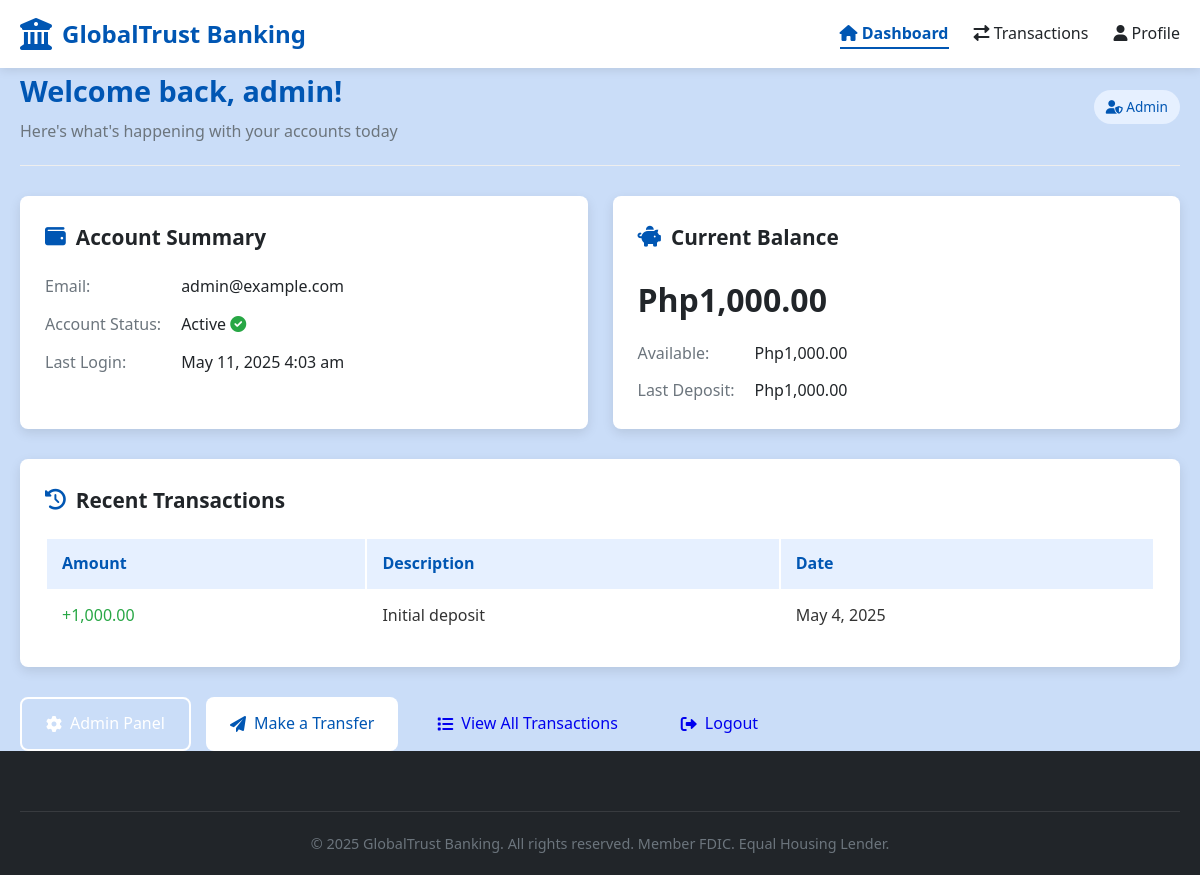
/dashboard.php (signed in), run on the app's committed database.
### tables this page shows
CREATE TABLE users (
    id INT AUTO_INCREMENT PRIMARY KEY,
    username VARCHAR(50) NOT NULL,
    password VARCHAR(255) NOT NULL,
    email VARCHAR(100) NOT NULL,
    role ENUM('user', 'admin') DEFAULT 'user',
    full_name VARCHAR(100),
    address TEXT,
    phone VARCHAR(20),
    created_at TIMESTAMP DEFAULT CURRENT_TIMESTAMP
);

CREATE TABLE transactions (
    id INT AUTO_INCREMENT PRIMARY KEY,
    user_id INT NOT NULL,
    amount DECIMAL(10,2) NOT NULL,
    description VARCHAR(255),
    transaction_date TIMESTAMP DEFAULT CURRENT_TIMESTAMP,
    FOREIGN KEY (user_id) REFERENCES users(id)
);

### includes/auth.php (called while the page is built, shortened)
<?php
class Auth {
    public static function isAdmin() {
        return isset($_SESSION['role']) && $_SESSION['role'] === 'admin';
    }
}
?>

### dashboard.php (the view, shortened to what this page needs)
<?php
require_once 'includes/auth.php';
$db = DB::connect();
$userId = $_SESSION['user_id'];
$user = $db->query("SELECT * FROM users WHERE id = $userId")->fetch(PDO::FETCH_ASSOC);
$transactions = $db->query("SELECT * FROM transactions WHERE user_id = $userId ORDER BY transaction_date DESC LIMIT 5")->fetchAll(PDO::FETCH_ASSOC);
?>
<!DOCTYPE html>
<html lang="en">
<head>
    <link rel="stylesheet" href="assets/style.css">
    <link rel="stylesheet" href="https://cdnjs.cloudflare.com/ajax/libs/font-awesome/6.0.0/css/all.min.css">
</head>
<body>
    <header class="main-header">
        <div class="container">
            <div class="header-content">
                <div class="logo">
                    <i class="fas fa-university"></i>
                    <h1>GlobalTrust Banking</h1>
                </div>
                <nav class="main-nav">
                    <ul>
                        <li><a href="dashboard.php" class="active"><i class="fas fa-home"></i> Dashboard</a></li>
                        <li><a href="transactions.php"><i class="fas fa-exchange-alt"></i> Transactions</a></li>
                        <li><a href="profile.php"><i class="fas fa-user"></i> Profile</a></li>
                    </ul>
                </nav>
            </div>
        </div>
    </header>
    <main class="container">
        <div class="dashboard-header">
            <div class="welcome-message">
                <h1>Welcome back, <?= htmlspecialchars($_SESSION['username']) ?>!</h1>
                <p>Here's what's happening with your accounts today</p>
            </div>
            <div class="user-role">
                <i class="fas fa-user-shield"></i> <?= htmlspecialchars(ucfirst($_SESSION['role'])) ?>
            </div>
        </div>
        <div class="dashboard-grid">
            <div class="dashboard-card">
                <h2><i class="fas fa-wallet"></i> Account Summary</h2>
                <div class="info-grid">
                    <span class="info-label">Email:</span>
                    <span class="info-value"><?= htmlspecialchars($user['email']) ?></span>
                    <span class="info-label">Account Status:</span>
                    <span class="info-value">Active <i class="fas fa-check-circle" style="color: var(--success-color);"></i></span>
                    <span class="info-label">Last Login:</span>
                    <span class="info-value"><?= date('M j, Y g:i a') ?></span>
                </div>
            </div>
            <div class="dashboard-card">
                <h2><i class="fas fa-piggy-bank"></i> Current Balance</h2>
                <div class="balance-display">
                    Php<?= number_format(htmlspecialchars(array_sum(array_column($transactions, 'amount'))), 2) ?>
                </div>
                <div class="info-grid">
                    <span class="info-label">Available:</span>
                    <span class="info-value">Php<?= number_format(htmlspecialchars(array_sum(array_column($transactions, 'amount'))), 2) ?></span>
                    <span class="info-label">Last Deposit:</span>
                    <span class="info-value">
                        <?php
                        $lastDeposit = array_filter($transactions, function($tx) {
                            return $tx['amount'] > 0;
                        });
                        echo isset($lastDeposit[0]) ? 'Php'.number_format(end($lastDeposit)['amount'], 2) : 'None';
                        ?>
                    </span>
                </div>
            </div>
        </div>
        <div class="dashboard-card">
            <h2><i class="fas fa-history"></i> Recent Transactions</h2>
            <table class="transaction-table">
                <thead>
                    <tr>
                        <th>Amount</th>
                        <th>Description</th>
                        <th>Date</th>
                    </tr>
                </thead>
                <tbody>
                    <?php foreach ($transactions as $tx): ?>
                    <tr>
                        <td style="color: <?= $tx['amount'] > 0 ? 'var(--success-color)' : 'var(--danger-color)' ?>;">
                            <?= $tx['amount'] > 0 ? '+' : '' ?><?= number_format(htmlspecialchars($tx['amount']), 2) ?>
                        </td>
                        <td><?= htmlspecialchars($tx['description']) ?></td>
                        <td><?= date('M j, Y', strtotime(htmlspecialchars($tx['transaction_date']))) ?></td>
                    </tr>
                    <?php endforeach; ?>
                </tbody>
            </table>
        </div>
        <div class="dashboard-actions">
            <?php if (Auth::isAdmin()): ?>
                <a href="admin.php" class="btn btn-secondary"><i class="fas fa-cog"></i> Admin Panel</a>
            <?php endif; ?>
            <a href="transfer.php" class="btn btn-primary"><i class="fas fa-paper-plane"></i> Make a Transfer</a>
            <a href="transactions.php" class="btn"><i class="fas fa-list"></i> View All Transactions</a>
            <a href="logout.php" class="btn btn-danger"><i class="fas fa-sign-out-alt"></i> Logout</a>
        </div>
    </main>
    <footer class="main-footer">
        <div class="container">
            <div class="footer-bottom">
                <p>&copy; <?= date('Y') ?> GlobalTrust Banking. All rights reserved. Member FDIC. Equal Housing Lender.</p>
            </div>
        </div>
    </footer>
</body>
</html>

### assets/style.css (style rules this page uses)
:root { --primary-color: #0056b3; --primary-dark: #003d7a; --primary-light: #e6f0ff; --secondary-color: #00a86b; --accent-color: #ff6b35; --light-color: #f8f9fa; --dark-color: #212529; --gray-color: #6c757d; --light-gray: #e9ecef; --success-color: #28a745; --warning-color: #ffc107; --danger-color: #dc3545; --info-color: #17a2b8; --text-color: #333; --text-light: #6c757d; --border-radius: 8px; --box-shadow: 0 4px 12px rgba(0, 0, 0, 0.1); --transition: all 0.3s ease; --max-width: 1200px; }
* { box-sizing: border-box; margin: 0; padding: 0; }
body { font-family: 'Segoe UI', 'Roboto', 'Helvetica Neue', Arial, sans-serif; line-height: 1.6; background-color: #caddf8; color: var(--text-color); }
.container { width: 100%; max-width: var(--max-width); margin: 0 auto; padding: 0 20px; }
.main-header { background-color: white; box-shadow: 0 2px 10px rgba(0, 0, 0, 0.1); position: sticky; top: 0; z-index: 1000; }
.header-content { display: flex; justify-content: space-between; align-items: center; padding: 15px 0; }
.logo { display: flex; align-items: center; gap: 10px; }
.logo i { font-size: 2rem; color: var(--primary-color); }
.logo h1 { font-size: 1.5rem; font-weight: 700; color: var(--primary-color); margin: 0; }
.main-nav ul { display: flex; list-style: none; gap: 25px; }
.main-nav a { text-decoration: none; color: var(--dark-color); font-weight: 500; padding: 5px 0; position: relative; transition: var(--transition); }
.main-nav a.active { color: var(--primary-color); font-weight: 600; }
.main-nav a.active:after { content: ''; position: absolute; bottom: 0; left: 0; width: 100%; height: 2px; background-color: var(--primary-color); }
.btn { display: inline-flex; align-items: center; justify-content: center; gap: 8px; padding: 12px 24px; border-radius: var(--border-radius); font-weight: 500; text-decoration: none; transition: var(--transition); border: none; cursor: pointer; }
.btn-primary { background-color: white; color: var(--primary-color); }
.btn-secondary { background-color: transparent; color: white; border: 2px solid white; }
.main-footer { background-color: var(--dark-color); color: white; padding: 60px 0 0; }
.footer-bottom { text-align: center; padding: 20px 0; border-top: 1px solid rgba(255, 255, 255, 0.1); font-size: 0.9rem; color: var(--gray-color); }

### dashboard.php (style rules this page uses)
.dashboard-header { display: flex; justify-content: space-between; align-items: center; margin-bottom: 30px; padding-bottom: 20px; border-bottom: 1px solid #eee; }
.welcome-message h1 { font-size: 1.8rem; color: var(--primary-color); margin-bottom: 5px; }
.welcome-message p { color: var(--text-light); font-size: 1rem; }
.user-role { background-color: var(--primary-light); color: var(--primary-color); padding: 6px 12px; border-radius: 20px; font-size: 0.85rem; font-weight: 500; }
.dashboard-grid { display: grid; grid-template-columns: repeat(auto-fit, minmax(300px, 1fr)); gap: 25px; margin-bottom: 30px; }
.dashboard-card { background: white; border-radius: var(--border-radius); box-shadow: var(--box-shadow); padding: 25px; }
.dashboard-card h2 { font-size: 1.3rem; margin-bottom: 20px; color: var(--dark-color); display: flex; align-items: center; gap: 10px; }
.dashboard-card h2 i { color: var(--primary-color); }
.balance-display { font-size: 2rem; font-weight: 700; color: var(--dark-color); margin: 15px 0; }
.info-grid { display: grid; grid-template-columns: max-content 1fr; gap: 12px 20px; }
.info-label { font-weight: 500; color: var(--text-light); }
.info-value { font-weight: 500; color: var(--dark-color); }
.transaction-table { width: 100%; margin-top: 20px; }
.transaction-table th { text-align: left; padding: 12px 15px; background-color: var(--primary-light); color: var(--primary-color); }
.transaction-table td { padding: 12px 15px; border-bottom: 1px solid #eee; }
.transaction-table tr:last-child td { border-bottom: none; }
.dashboard-actions { display: flex; flex-wrap: wrap; gap: 15px; margin-top: 30px; }

### data on the page
users: email "admin@example.com"
transactions: amount "1,000.00", description "Initial deposit", transaction_date "May 4, 2025"

### other printed values
$_SESSION['username'] "admin"
$_SESSION['role'] "Admin"
array_sum(array_column($transactions, 'amount')) "1,000.00"
